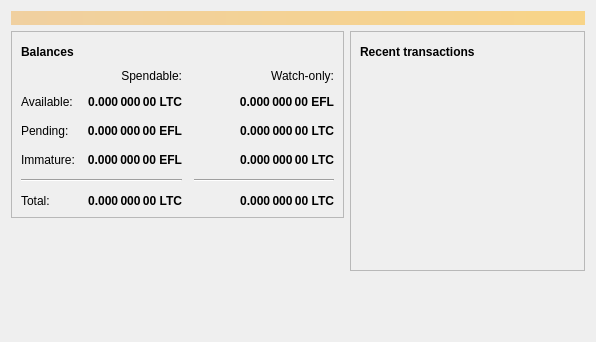
<?xml version="1.0" encoding="UTF-8"?>
<ui version="4.0">
 <class>OverviewPage</class>
 <widget class="QWidget" name="OverviewPage">
  <property name="geometry">
   <rect>
    <x>0</x>
    <y>0</y>
    <width>596</width>
    <height>342</height>
   </rect>
  </property>
  <property name="windowTitle">
   <string>Form</string>
  </property>
  <layout class="QVBoxLayout" name="topLayout">
   <item>
    <widget class="QLabel" name="labelAlerts">
     <property name="visible">
      <bool>false</bool>
     </property>
     <property name="styleSheet">
      <string notr="true">QLabel { background-color: qlineargradient(x1: 0, y1: 0, x2: 1, y2: 0, stop:0 #F0D0A0, stop:1 #F8D488); color:#000000; }</string>
     </property>
     <property name="wordWrap">
      <bool>true</bool>
     </property>
     <property name="margin">
      <number>3</number>
     </property>
     <property name="textInteractionFlags">
      <set>Qt::TextSelectableByMouse</set>
     </property>
    </widget>
   </item>
   <item>
    <layout class="QHBoxLayout" name="horizontalLayout" stretch="1,1">
     <item>
      <layout class="QVBoxLayout" name="verticalLayout_2">
       <item>
        <widget class="QFrame" name="frame">
         <property name="frameShape">
          <enum>QFrame::StyledPanel</enum>
         </property>
         <property name="frameShadow">
          <enum>QFrame::Raised</enum>
         </property>
         <layout class="QVBoxLayout" name="verticalLayout_4">
          <item>
           <layout class="QHBoxLayout" name="horizontalLayout_4">
            <item>
             <widget class="QLabel" name="label_5">
              <property name="font">
               <font>
                <weight>75</weight>
                <bold>true</bold>
               </font>
              </property>
              <property name="text">
               <string>Balances</string>
              </property>
             </widget>
            </item>
            <item>
             <widget class="QPushButton" name="labelWalletStatus">
              <property name="enabled">
               <bool>false</bool>
              </property>
              <property name="maximumSize">
               <size>
                <width>30</width>
                <height>16777215</height>
               </size>
              </property>
              <property name="toolTip">
               <string>The displayed information may be out of date. Your wallet automatically synchronizes with the Litecoin network after a connection is established, but this process has not completed yet.</string>
              </property>
              <property name="text">
               <string/>
              </property>
              <property name="icon">
               <iconset resource="../bitcoin.qrc">
                <normaloff>:/icons/warning</normaloff>
                <disabledoff>:/icons/warning</disabledoff>:/icons/warning</iconset>
              </property>
              <property name="iconSize">
               <size>
                <width>24</width>
                <height>24</height>
               </size>
              </property>
              <property name="flat">
               <bool>true</bool>
              </property>
             </widget>
            </item>
            <item>
             <spacer name="horizontalSpacer_3">
              <property name="orientation">
               <enum>Qt::Horizontal</enum>
              </property>
              <property name="sizeHint" stdset="0">
               <size>
                <width>40</width>
                <height>20</height>
               </size>
              </property>
             </spacer>
            </item>
           </layout>
          </item>
          <item>
           <layout class="QGridLayout" name="gridLayout">
            <property name="spacing">
             <number>12</number>
            </property>
            <item row="2" column="2">
             <widget class="QLabel" name="labelWatchPending">
              <property name="font">
               <font>
                <weight>75</weight>
                <bold>true</bold>
               </font>
              </property>
              <property name="cursor">
               <cursorShape>IBeamCursor</cursorShape>
              </property>
              <property name="toolTip">
               <string>Unconfirmed transactions to watch-only addresses</string>
              </property>
              <property name="text">
               <string notr="true">0.000 000 00 LTC</string>
              </property>
              <property name="alignment">
               <set>Qt::AlignRight|Qt::AlignTrailing|Qt::AlignVCenter</set>
              </property>
              <property name="textInteractionFlags">
               <set>Qt::LinksAccessibleByMouse|Qt::TextSelectableByKeyboard|Qt::TextSelectableByMouse</set>
              </property>
             </widget>
            </item>
            <item row="2" column="1">
             <widget class="QLabel" name="labelUnconfirmed">
              <property name="font">
               <font>
                <weight>75</weight>
                <bold>true</bold>
               </font>
              </property>
              <property name="cursor">
               <cursorShape>IBeamCursor</cursorShape>
              </property>
              <property name="toolTip">
               <string>Total of transactions that have yet to be confirmed, and do not yet count toward the spendable balance</string>
              </property>
              <property name="text">
               <string notr="true">0.000 000 00 EFL</string>
              </property>
              <property name="alignment">
               <set>Qt::AlignRight|Qt::AlignTrailing|Qt::AlignVCenter</set>
              </property>
              <property name="textInteractionFlags">
               <set>Qt::LinksAccessibleByMouse|Qt::TextSelectableByKeyboard|Qt::TextSelectableByMouse</set>
              </property>
             </widget>
            </item>
            <item row="3" column="2">
             <widget class="QLabel" name="labelWatchImmature">
              <property name="font">
               <font>
                <weight>75</weight>
                <bold>true</bold>
               </font>
              </property>
              <property name="cursor">
               <cursorShape>IBeamCursor</cursorShape>
              </property>
              <property name="toolTip">
               <string>Mined balance in watch-only addresses that has not yet matured</string>
              </property>
              <property name="text">
               <string notr="true">0.000 000 00 LTC</string>
              </property>
              <property name="alignment">
               <set>Qt::AlignRight|Qt::AlignTrailing|Qt::AlignVCenter</set>
              </property>
              <property name="textInteractionFlags">
               <set>Qt::LinksAccessibleByMouse|Qt::TextSelectableByKeyboard|Qt::TextSelectableByMouse</set>
              </property>
             </widget>
            </item>
            <item row="4" column="0" colspan="2">
             <widget class="Line" name="line">
              <property name="orientation">
               <enum>Qt::Horizontal</enum>
              </property>
             </widget>
            </item>
            <item row="4" column="2">
             <widget class="Line" name="lineWatchBalance">
              <property name="sizePolicy">
               <sizepolicy hsizetype="Preferred" vsizetype="Fixed">
                <horstretch>0</horstretch>
                <verstretch>0</verstretch>
               </sizepolicy>
              </property>
              <property name="minimumSize">
               <size>
                <width>140</width>
                <height>0</height>
               </size>
              </property>
              <property name="orientation">
               <enum>Qt::Horizontal</enum>
              </property>
             </widget>
            </item>
            <item row="5" column="0">
             <widget class="QLabel" name="labelTotalText">
              <property name="text">
               <string>Total:</string>
              </property>
             </widget>
            </item>
            <item row="3" column="1">
             <widget class="QLabel" name="labelImmature">
              <property name="font">
               <font>
                <weight>75</weight>
                <bold>true</bold>
               </font>
              </property>
              <property name="cursor">
               <cursorShape>IBeamCursor</cursorShape>
              </property>
              <property name="toolTip">
               <string>Mined balance that has not yet matured</string>
              </property>
              <property name="text">
               <string notr="true">0.000 000 00 EFL</string>
              </property>
              <property name="alignment">
               <set>Qt::AlignRight|Qt::AlignTrailing|Qt::AlignVCenter</set>
              </property>
              <property name="textInteractionFlags">
               <set>Qt::LinksAccessibleByMouse|Qt::TextSelectableByKeyboard|Qt::TextSelectableByMouse</set>
              </property>
             </widget>
            </item>
            <item row="2" column="3">
             <spacer name="horizontalSpacer_2">
              <property name="orientation">
               <enum>Qt::Horizontal</enum>
              </property>
              <property name="sizeHint" stdset="0">
               <size>
                <width>40</width>
                <height>20</height>
               </size>
              </property>
             </spacer>
            </item>
            <item row="3" column="0">
             <widget class="QLabel" name="labelImmatureText">
              <property name="text">
               <string>Immature:</string>
              </property>
             </widget>
            </item>
            <item row="5" column="1">
             <widget class="QLabel" name="labelTotal">
              <property name="font">
               <font>
                <weight>75</weight>
                <bold>true</bold>
               </font>
              </property>
              <property name="cursor">
               <cursorShape>IBeamCursor</cursorShape>
              </property>
              <property name="toolTip">
               <string>Your current total balance</string>
              </property>
              <property name="text">
               <string notr="true">0.000 000 00 LTC</string>
              </property>
              <property name="alignment">
               <set>Qt::AlignRight|Qt::AlignTrailing|Qt::AlignVCenter</set>
              </property>
              <property name="textInteractionFlags">
               <set>Qt::LinksAccessibleByMouse|Qt::TextSelectableByKeyboard|Qt::TextSelectableByMouse</set>
              </property>
             </widget>
            </item>
            <item row="5" column="2">
             <widget class="QLabel" name="labelWatchTotal">
              <property name="font">
               <font>
                <weight>75</weight>
                <bold>true</bold>
               </font>
              </property>
              <property name="cursor">
               <cursorShape>IBeamCursor</cursorShape>
              </property>
              <property name="toolTip">
               <string>Current total balance in watch-only addresses</string>
              </property>
              <property name="text">
               <string notr="true">0.000 000 00 LTC</string>
              </property>
              <property name="alignment">
               <set>Qt::AlignRight|Qt::AlignTrailing|Qt::AlignVCenter</set>
              </property>
              <property name="textInteractionFlags">
               <set>Qt::LinksAccessibleByMouse|Qt::TextSelectableByKeyboard|Qt::TextSelectableByMouse</set>
              </property>
             </widget>
            </item>
            <item row="0" column="2">
             <widget class="QLabel" name="labelWatchonly">
              <property name="text">
               <string>Watch-only:</string>
              </property>
              <property name="alignment">
               <set>Qt::AlignRight|Qt::AlignTrailing|Qt::AlignVCenter</set>
              </property>
             </widget>
            </item>
            <item row="1" column="0">
             <widget class="QLabel" name="labelBalanceText">
              <property name="text">
               <string>Available:</string>
              </property>
             </widget>
            </item>
            <item row="1" column="1">
             <widget class="QLabel" name="labelBalance">
              <property name="font">
               <font>
                <weight>75</weight>
                <bold>true</bold>
               </font>
              </property>
              <property name="cursor">
               <cursorShape>IBeamCursor</cursorShape>
              </property>
              <property name="toolTip">
               <string>Your current spendable balance</string>
              </property>
              <property name="text">
               <string notr="true">0.000 000 00 LTC</string>
              </property>
              <property name="alignment">
               <set>Qt::AlignRight|Qt::AlignTrailing|Qt::AlignVCenter</set>
              </property>
              <property name="textInteractionFlags">
               <set>Qt::LinksAccessibleByMouse|Qt::TextSelectableByKeyboard|Qt::TextSelectableByMouse</set>
              </property>
             </widget>
            </item>
            <item row="1" column="2">
             <widget class="QLabel" name="labelWatchAvailable">
              <property name="font">
               <font>
                <weight>75</weight>
                <bold>true</bold>
               </font>
              </property>
              <property name="cursor">
               <cursorShape>IBeamCursor</cursorShape>
              </property>
              <property name="toolTip">
               <string>Your current balance in watch-only addresses</string>
              </property>
              <property name="text">
               <string notr="true">0.000 000 00 EFL</string>
              </property>
              <property name="alignment">
               <set>Qt::AlignRight|Qt::AlignTrailing|Qt::AlignVCenter</set>
              </property>
              <property name="textInteractionFlags">
               <set>Qt::LinksAccessibleByMouse|Qt::TextSelectableByKeyboard|Qt::TextSelectableByMouse</set>
              </property>
             </widget>
            </item>
            <item row="2" column="0">
             <widget class="QLabel" name="labelPendingText">
              <property name="text">
               <string>Pending:</string>
              </property>
             </widget>
            </item>
            <item row="0" column="1">
             <widget class="QLabel" name="labelSpendable">
              <property name="text">
               <string>Spendable:</string>
              </property>
              <property name="alignment">
               <set>Qt::AlignRight|Qt::AlignTrailing|Qt::AlignVCenter</set>
              </property>
             </widget>
            </item>
           </layout>
          </item>
         </layout>
        </widget>
       </item>
       <item>
        <spacer name="verticalSpacer">
         <property name="orientation">
          <enum>Qt::Vertical</enum>
         </property>
         <property name="sizeHint" stdset="0">
          <size>
           <width>20</width>
           <height>40</height>
          </size>
         </property>
        </spacer>
       </item>
      </layout>
     </item>
     <item>
      <layout class="QVBoxLayout" name="verticalLayout_3">
       <item>
        <widget class="QFrame" name="frame_2">
         <property name="frameShape">
          <enum>QFrame::StyledPanel</enum>
         </property>
         <property name="frameShadow">
          <enum>QFrame::Raised</enum>
         </property>
         <layout class="QVBoxLayout" name="verticalLayout">
          <item>
           <layout class="QHBoxLayout" name="horizontalLayout_2">
            <item>
             <widget class="QLabel" name="label_4">
              <property name="font">
               <font>
                <weight>75</weight>
                <bold>true</bold>
               </font>
              </property>
              <property name="text">
               <string>Recent transactions</string>
              </property>
             </widget>
            </item>
            <item>
             <widget class="QPushButton" name="labelTransactionsStatus">
              <property name="enabled">
               <bool>false</bool>
              </property>
              <property name="maximumSize">
               <size>
                <width>30</width>
                <height>16777215</height>
               </size>
              </property>
              <property name="toolTip">
               <string>The displayed information may be out of date. Your wallet automatically synchronizes with the Litecoin network after a connection is established, but this process has not completed yet.</string>
              </property>
              <property name="text">
               <string/>
              </property>
              <property name="icon">
               <iconset resource="../bitcoin.qrc">
                <normaloff>:/icons/warning</normaloff>
                <disabledoff>:/icons/warning</disabledoff>:/icons/warning</iconset>
              </property>
              <property name="iconSize">
               <size>
                <width>24</width>
                <height>24</height>
               </size>
              </property>
              <property name="flat">
               <bool>true</bool>
              </property>
             </widget>
            </item>
            <item>
             <spacer name="horizontalSpacer">
              <property name="orientation">
               <enum>Qt::Horizontal</enum>
              </property>
              <property name="sizeHint" stdset="0">
               <size>
                <width>40</width>
                <height>20</height>
               </size>
              </property>
             </spacer>
            </item>
           </layout>
          </item>
          <item>
           <widget class="QListView" name="listTransactions">
            <property name="styleSheet">
             <string notr="true">QListView { background: transparent; }</string>
            </property>
            <property name="frameShape">
             <enum>QFrame::NoFrame</enum>
            </property>
            <property name="verticalScrollBarPolicy">
             <enum>Qt::ScrollBarAlwaysOff</enum>
            </property>
            <property name="horizontalScrollBarPolicy">
             <enum>Qt::ScrollBarAlwaysOff</enum>
            </property>
            <property name="selectionMode">
             <enum>QAbstractItemView::NoSelection</enum>
            </property>
           </widget>
          </item>
         </layout>
        </widget>
       </item>
       <item>
        <spacer name="verticalSpacer_2">
         <property name="orientation">
          <enum>Qt::Vertical</enum>
         </property>
         <property name="sizeHint" stdset="0">
          <size>
           <width>20</width>
           <height>40</height>
          </size>
         </property>
        </spacer>
       </item>
      </layout>
     </item>
    </layout>
   </item>
  </layout>
 </widget>
 <resources/>
 <connections/>
</ui>
